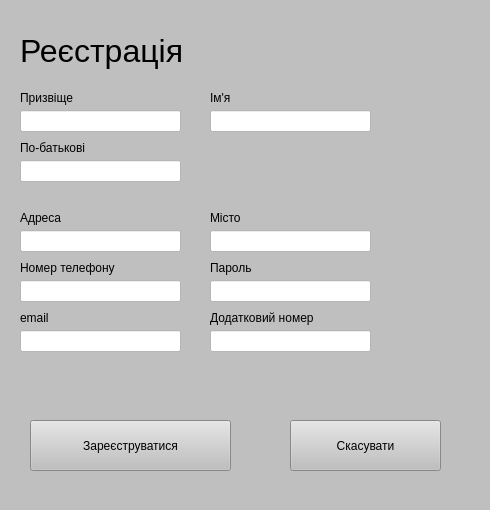
<?xml version="1.0" encoding="UTF-8"?>
<ui version="4.0">
 <class>Form</class>
 <widget class="QWidget" name="Form">
  <property name="geometry">
   <rect>
    <x>0</x>
    <y>0</y>
    <width>490</width>
    <height>510</height>
   </rect>
  </property>
  <property name="windowTitle">
   <string>Form</string>
  </property>
  <property name="styleSheet">
   <string notr="true">background-color: rgb(191, 191, 191);</string>
  </property>
  <widget class="QLineEdit" name="lineEdit_6">
   <property name="geometry">
    <rect>
     <x>20</x>
     <y>280</y>
     <width>161</width>
     <height>22</height>
    </rect>
   </property>
   <property name="styleSheet">
    <string notr="true">background-color: rgb(255, 255, 255);</string>
   </property>
   <property name="text">
    <string/>
   </property>
  </widget>
  <widget class="QPushButton" name="pushButton_2">
   <property name="geometry">
    <rect>
     <x>290</x>
     <y>420</y>
     <width>151</width>
     <height>51</height>
    </rect>
   </property>
   <property name="text">
    <string>Скасувати</string>
   </property>
  </widget>
  <widget class="QLabel" name="label_14">
   <property name="geometry">
    <rect>
     <x>210</x>
     <y>260</y>
     <width>101</width>
     <height>16</height>
    </rect>
   </property>
   <property name="text">
    <string>Пароль</string>
   </property>
  </widget>
  <widget class="QLabel" name="label_6">
   <property name="geometry">
    <rect>
     <x>210</x>
     <y>210</y>
     <width>71</width>
     <height>16</height>
    </rect>
   </property>
   <property name="text">
    <string>Місто</string>
   </property>
  </widget>
  <widget class="QPushButton" name="pushButton">
   <property name="geometry">
    <rect>
     <x>30</x>
     <y>420</y>
     <width>201</width>
     <height>51</height>
    </rect>
   </property>
   <property name="text">
    <string>Зареєструватися</string>
   </property>
  </widget>
  <widget class="QLineEdit" name="lineEdit_3">
   <property name="geometry">
    <rect>
     <x>20</x>
     <y>160</y>
     <width>161</width>
     <height>22</height>
    </rect>
   </property>
   <property name="styleSheet">
    <string notr="true">background-color: rgb(255, 255, 255);</string>
   </property>
  </widget>
  <widget class="QLineEdit" name="lineEdit">
   <property name="geometry">
    <rect>
     <x>20</x>
     <y>110</y>
     <width>161</width>
     <height>22</height>
    </rect>
   </property>
   <property name="styleSheet">
    <string notr="true">background-color: rgb(255, 255, 255);</string>
   </property>
  </widget>
  <widget class="QLabel" name="label">
   <property name="geometry">
    <rect>
     <x>20</x>
     <y>20</y>
     <width>171</width>
     <height>61</height>
    </rect>
   </property>
   <property name="font">
    <font>
     <pointsize>24</pointsize>
    </font>
   </property>
   <property name="text">
    <string>Реєстрація</string>
   </property>
  </widget>
  <widget class="QLabel" name="label_2">
   <property name="geometry">
    <rect>
     <x>20</x>
     <y>90</y>
     <width>71</width>
     <height>16</height>
    </rect>
   </property>
   <property name="text">
    <string>Призвіще</string>
   </property>
  </widget>
  <widget class="QLineEdit" name="lineEdit_13">
   <property name="geometry">
    <rect>
     <x>210</x>
     <y>280</y>
     <width>161</width>
     <height>22</height>
    </rect>
   </property>
   <property name="styleSheet">
    <string notr="true">background-color: rgb(255, 255, 255);</string>
   </property>
   <property name="text">
    <string/>
   </property>
  </widget>
  <widget class="QLabel" name="label_7">
   <property name="geometry">
    <rect>
     <x>20</x>
     <y>260</y>
     <width>101</width>
     <height>16</height>
    </rect>
   </property>
   <property name="text">
    <string>Номер телефону</string>
   </property>
  </widget>
  <widget class="QLineEdit" name="lineEdit_14">
   <property name="geometry">
    <rect>
     <x>210</x>
     <y>330</y>
     <width>161</width>
     <height>22</height>
    </rect>
   </property>
   <property name="styleSheet">
    <string notr="true">background-color: rgb(255, 255, 255);</string>
   </property>
   <property name="text">
    <string/>
   </property>
  </widget>
  <widget class="QLineEdit" name="lineEdit_7">
   <property name="geometry">
    <rect>
     <x>20</x>
     <y>330</y>
     <width>161</width>
     <height>22</height>
    </rect>
   </property>
   <property name="styleSheet">
    <string notr="true">background-color: rgb(255, 255, 255);</string>
   </property>
   <property name="text">
    <string/>
   </property>
  </widget>
  <widget class="QLabel" name="label_15">
   <property name="geometry">
    <rect>
     <x>210</x>
     <y>310</y>
     <width>121</width>
     <height>16</height>
    </rect>
   </property>
   <property name="text">
    <string>Додатковий номер</string>
   </property>
  </widget>
  <widget class="QLabel" name="label_3">
   <property name="geometry">
    <rect>
     <x>210</x>
     <y>90</y>
     <width>71</width>
     <height>16</height>
    </rect>
   </property>
   <property name="text">
    <string>Ім'я</string>
   </property>
  </widget>
  <widget class="QLabel" name="label_4">
   <property name="geometry">
    <rect>
     <x>20</x>
     <y>140</y>
     <width>71</width>
     <height>16</height>
    </rect>
   </property>
   <property name="text">
    <string>По-батькові</string>
   </property>
  </widget>
  <widget class="QLabel" name="label_8">
   <property name="geometry">
    <rect>
     <x>20</x>
     <y>310</y>
     <width>101</width>
     <height>16</height>
    </rect>
   </property>
   <property name="text">
    <string>email</string>
   </property>
  </widget>
  <widget class="QLineEdit" name="lineEdit_4">
   <property name="geometry">
    <rect>
     <x>20</x>
     <y>230</y>
     <width>161</width>
     <height>22</height>
    </rect>
   </property>
   <property name="styleSheet">
    <string notr="true">background-color: rgb(255, 255, 255);</string>
   </property>
  </widget>
  <widget class="QLineEdit" name="lineEdit_2">
   <property name="geometry">
    <rect>
     <x>210</x>
     <y>110</y>
     <width>161</width>
     <height>22</height>
    </rect>
   </property>
   <property name="styleSheet">
    <string notr="true">background-color: rgb(255, 255, 255);</string>
   </property>
  </widget>
  <widget class="QLineEdit" name="lineEdit_5">
   <property name="geometry">
    <rect>
     <x>210</x>
     <y>230</y>
     <width>161</width>
     <height>22</height>
    </rect>
   </property>
   <property name="styleSheet">
    <string notr="true">background-color: rgb(255, 255, 255);</string>
   </property>
  </widget>
  <widget class="QLabel" name="label_5">
   <property name="geometry">
    <rect>
     <x>20</x>
     <y>210</y>
     <width>71</width>
     <height>16</height>
    </rect>
   </property>
   <property name="text">
    <string>Адреса</string>
   </property>
  </widget>
 </widget>
 <resources/>
 <connections/>
</ui>
